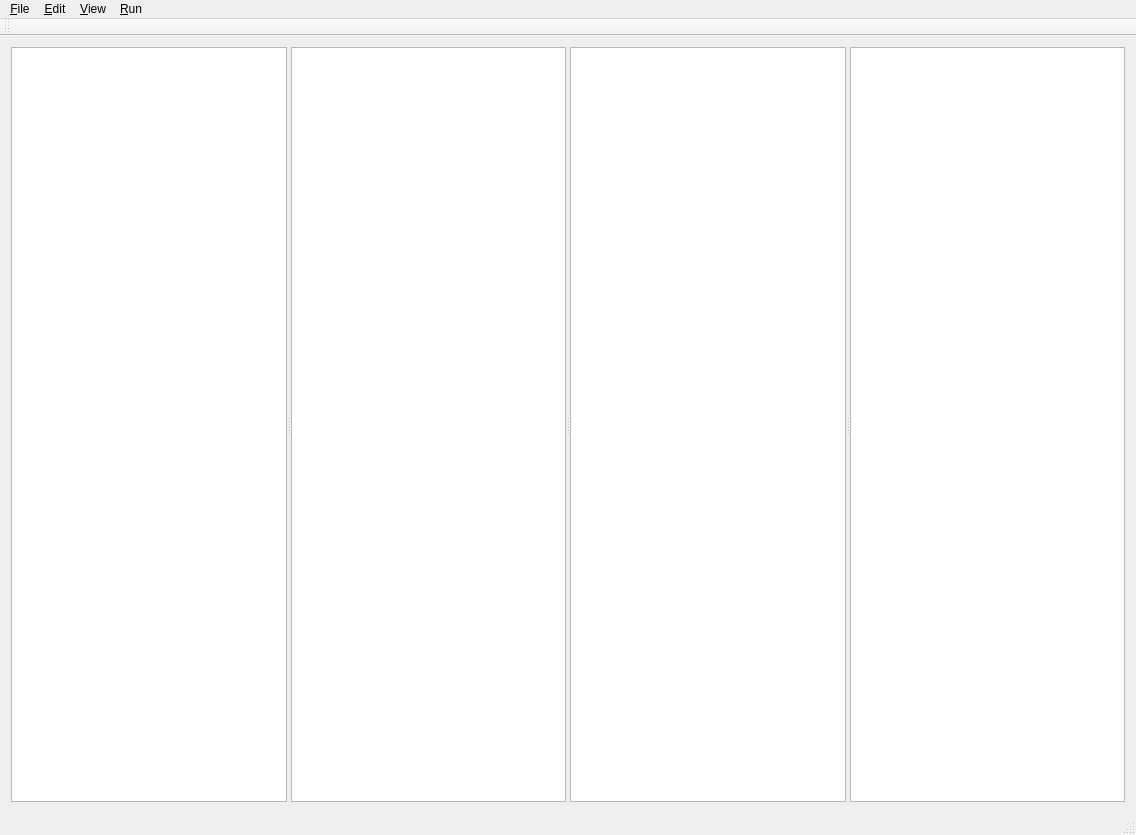
<?xml version="1.0" encoding="UTF-8"?>
<ui version="4.0">
 <class>MainWindow</class>
 <widget class="QMainWindow" name="MainWindow">
  <property name="geometry">
   <rect>
    <x>0</x>
    <y>0</y>
    <width>1136</width>
    <height>835</height>
   </rect>
  </property>
  <property name="windowTitle">
   <string>MainWindow</string>
  </property>
  <widget class="QWidget" name="centralWidget">
   <layout class="QVBoxLayout" name="verticalLayout">
    <item>
     <widget class="QSplitter" name="splitter">
      <property name="orientation">
       <enum>Qt::Horizontal</enum>
      </property>
      <property name="opaqueResize">
       <bool>false</bool>
      </property>
      <property name="childrenCollapsible">
       <bool>false</bool>
      </property>
      <widget class="CodeEditor" name="qpteInput">
       <property name="lineWrapMode">
        <enum>QPlainTextEdit::NoWrap</enum>
       </property>
      </widget>
      <widget class="QPlainTextEdit" name="qpteOutput">
       <property name="documentTitle">
        <string>Output</string>
       </property>
       <property name="undoRedoEnabled">
        <bool>false</bool>
       </property>
       <property name="lineWrapMode">
        <enum>QPlainTextEdit::NoWrap</enum>
       </property>
       <property name="readOnly">
        <bool>true</bool>
       </property>
       <property name="backgroundVisible">
        <bool>false</bool>
       </property>
      </widget>
      <widget class="QPlainTextEdit" name="qpteReference">
       <property name="lineWrapMode">
        <enum>QPlainTextEdit::NoWrap</enum>
       </property>
      </widget>
      <widget class="QPlainTextEdit" name="qpteLog">
       <property name="readOnly">
        <bool>true</bool>
       </property>
      </widget>
     </widget>
    </item>
   </layout>
  </widget>
  <widget class="QMenuBar" name="menuBar">
   <property name="geometry">
    <rect>
     <x>0</x>
     <y>0</y>
     <width>1136</width>
     <height>21</height>
    </rect>
   </property>
   <widget class="QMenu" name="menu_File">
    <property name="title">
     <string>&amp;File</string>
    </property>
    <addaction name="action_New"/>
    <addaction name="action_Save"/>
   </widget>
   <widget class="QMenu" name="menu_Edit">
    <property name="title">
     <string>&amp;Edit</string>
    </property>
    <widget class="QMenu" name="menu_Select_Mode">
     <property name="title">
      <string>&amp;Select Mode</string>
     </property>
     <addaction name="action_Tokenizer"/>
     <addaction name="actionSimple_Expressions"/>
     <addaction name="action_Expressions"/>
     <addaction name="action_Parser"/>
    </widget>
    <addaction name="action_Copy_Output_to_Reference"/>
    <addaction name="menu_Select_Mode"/>
    <addaction name="actionTest_Name"/>
   </widget>
   <widget class="QMenu" name="menu_View">
    <property name="title">
     <string>&amp;View</string>
    </property>
    <addaction name="action_Prev"/>
    <addaction name="action_Next"/>
    <addaction name="action_Log"/>
   </widget>
   <widget class="QMenu" name="menu_Run">
    <property name="title">
     <string>&amp;Run</string>
    </property>
    <addaction name="action_Run_Tests_for_Current_Mode"/>
   </widget>
   <addaction name="menu_File"/>
   <addaction name="menu_Edit"/>
   <addaction name="menu_View"/>
   <addaction name="menu_Run"/>
  </widget>
  <widget class="QToolBar" name="mainToolBar">
   <attribute name="toolBarArea">
    <enum>TopToolBarArea</enum>
   </attribute>
   <attribute name="toolBarBreak">
    <bool>false</bool>
   </attribute>
  </widget>
  <widget class="QStatusBar" name="statusBar"/>
  <action name="action_New">
   <property name="text">
    <string>&amp;New</string>
   </property>
   <property name="shortcut">
    <string>Ctrl+Q</string>
   </property>
  </action>
  <action name="action_Save">
   <property name="text">
    <string>&amp;Save</string>
   </property>
   <property name="shortcut">
    <string>Ctrl+S</string>
   </property>
  </action>
  <action name="action_Next">
   <property name="text">
    <string>&amp;Next</string>
   </property>
   <property name="shortcut">
    <string>Ctrl+N</string>
   </property>
  </action>
  <action name="action_Prev">
   <property name="text">
    <string>&amp;Prev</string>
   </property>
   <property name="shortcut">
    <string>Ctrl+P</string>
   </property>
  </action>
  <action name="action_Copy_Output_to_Reference">
   <property name="text">
    <string>&amp;Copy Output to Reference</string>
   </property>
   <property name="shortcut">
    <string>Ctrl+D</string>
   </property>
  </action>
  <action name="action_Tokenizer">
   <property name="text">
    <string>&amp;Tokenizer</string>
   </property>
   <property name="shortcut">
    <string>Ctrl+1</string>
   </property>
  </action>
  <action name="actionSimple_Expressions">
   <property name="text">
    <string>&amp;Simple Expressions</string>
   </property>
   <property name="shortcut">
    <string>Ctrl+2</string>
   </property>
  </action>
  <action name="action_Run_Tests_for_Current_Mode">
   <property name="text">
    <string>&amp;Run Tests for Current Mode</string>
   </property>
   <property name="shortcut">
    <string>Ctrl+R</string>
   </property>
  </action>
  <action name="actionTest_Name">
   <property name="text">
    <string>Test &amp;Name</string>
   </property>
   <property name="shortcut">
    <string>Ctrl+T</string>
   </property>
  </action>
  <action name="action_Log">
   <property name="checkable">
    <bool>true</bool>
   </property>
   <property name="text">
    <string>&amp;Log</string>
   </property>
   <property name="shortcut">
    <string>Ctrl+L</string>
   </property>
  </action>
  <action name="action_Expressions">
   <property name="text">
    <string>&amp;Expressions</string>
   </property>
   <property name="shortcut">
    <string>Ctrl+3</string>
   </property>
  </action>
  <action name="action_Parser">
   <property name="text">
    <string>&amp;Parser</string>
   </property>
   <property name="shortcut">
    <string>Ctrl+4</string>
   </property>
  </action>
 </widget>
 <layoutdefault spacing="6" margin="11"/>
 <customwidgets>
  <customwidget>
   <class>CodeEditor</class>
   <extends>QPlainTextEdit</extends>
   <header location="global">CodeEditor.hpp</header>
  </customwidget>
 </customwidgets>
 <resources/>
 <connections/>
</ui>
